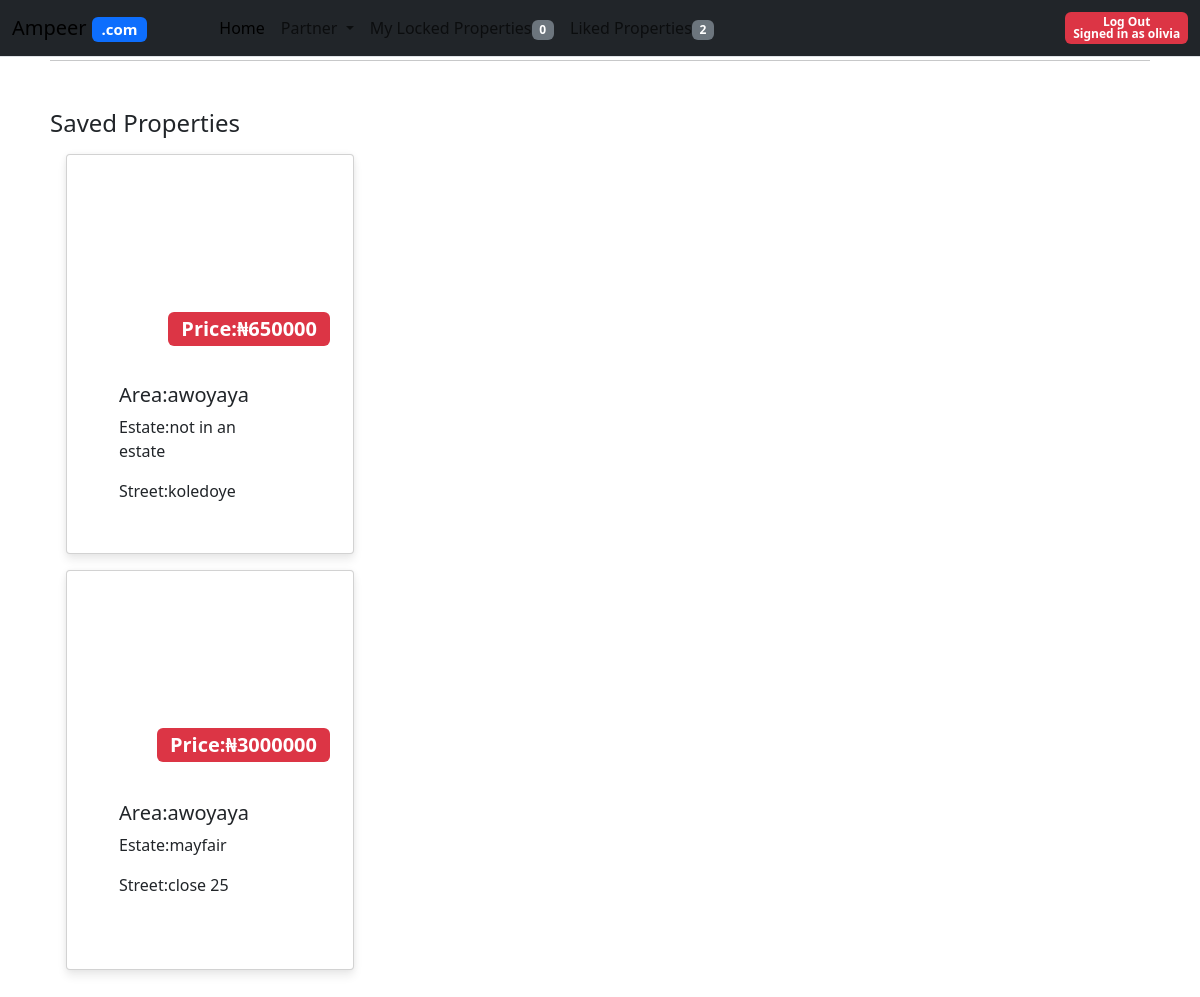
/reagency/likedproperties (signed in), run on the app's committed database.
### reagency/models.py (models this page shows, shortened)
class User(AbstractUser):
    gender = models.CharField(max_length=1)
    tel = models.CharField(max_length=12)
    alt_tel = models.CharField(max_length=12, blank=True, null=True)
    profile_pic = models.URLField(max_length=200, blank=True, null=True)
    def __str__(self):
        return f"{self.id} {self.username} {self.email} {self.gender}"

class Property(models.Model):
    scouted_property = models.OneToOneField(ScoutedProperty, on_delete=models.CASCADE, default="")
    listing_specialist = models.ForeignKey(ListingSpecialistUser, on_delete=models.CASCADE, related_name="poster", default="")
    property_manager = models.ForeignKey(PropManagerUser, on_delete=models.CASCADE, related_name="manager", default="")
    landlord = models.ForeignKey(LandlordUser, on_delete=models.CASCADE, related_name="propowner", default="")
    rent_sale = models.CharField(max_length=10)
    type = models.CharField(max_length=50)
    bed = models.CharField(max_length=50)
    price = models.PositiveBigIntegerField()
    in_estate = models.CharField(max_length=3, default="")
    compound_size = models.PositiveSmallIntegerField()
    interior_size = models.PositiveSmallIntegerField()
    created_at = models.DateTimeField(auto_now_add=True, null=True)
    is_active = models.BooleanField(default=True)
    prop_location = models.ForeignKey(Location,on_delete=models.CASCADE, related_name="proplocation")
    house_number = models.CharField(max_length=15)
    int_vid = models.URLField(max_length=200)
    ext_vid = models.URLField(max_length=200)
    street_vid = models.URLField(max_length=200)
    user_locker = models.ForeignKey(User, on_delete=models.CASCADE, related_name="paiduser", blank=True, null=True, default="")
    def __str__(self):
        return f"{self.id} {self.rent_sale} {self.type} {self.bed} {self.price} {self.is_active} {self.house_number} {self.prop_location.street} {self.prop_location.area_name}"

class Location(models.Model):
    state = models.CharField(max_length=50)
    lga = models.CharField(max_length=50)
    area_name = models.CharField(max_length=160)
    estate_name = models.CharField(max_length=250, default="")
    estate_name2 = models.CharField(max_length=200, blank=True, null=True)
    street = models.CharField(max_length=50)
    street2 = models.CharField(max_length=200, blank=True, null=True)
    landmark = models.CharField(max_length=200, blank=True, null=True)
    closest_busstop = models.CharField(max_length=200, blank=True, null=True)

### reagency/views.py (the view)
# urls.py: path("likedproperties", views.liked_properties, name="liked_properties" ),
def liked_properties(request):
    User=get_user_model()
    current_user_id = request.user.id
    current_user = User.objects.get(id=current_user_id)
    user_saved_property = SavedProperty.objects.filter(user=current_user )
    savedPropertyNum = sum(properties.saved_property.count() for properties in user_saved_property)
    paidPropertyNum = Property.objects.filter(user_locker=current_user, is_active=False).count()
    for properties in user_saved_property:
        print(properties)
        all_saved_properties = properties.saved_property.all()
        print(all_saved_properties)
    return render(request, "reagency/likedproperties.html", {
        "all_saved_properties": all_saved_properties,
        "savedPropertyNum": savedPropertyNum,
        "paidPropertyNum": paidPropertyNum
    })

### reagency/models.py (called while the page is built)
    def __str__(self):
        return f"{self.id} {self.user} {self.saved_property}"

### reagency/templates/reagency/likedproperties.html (shortened to what this page needs)
{% extends "reagency/layout.html" %}
{% load static %}
{% block body %}
<h4 class="mt-5">Saved Properties</h4>
{% if all_saved_properties %}
    {% for property in all_saved_properties %}
        <div class="card listingCard mx-3 my-3" style="width: 18rem;height: 400px;" data-bs-target="#propertyVideos" data-bs-toggle="modal" data-propertyId="{{property.id}}">
            <div class="vidCont" data-propertyId="{{property.id}}">
                <video src="{{property.int_vid}}" class="video-preview" muted></video>
            </div>
            <div class="card-body">
                <h5 class="card-title">Area:{{property.prop_location.area_name}}</h5>
                <p class="card-text">Estate:{{property.prop_location.estate_name}}</p>
                <p class="card-text">Street:{{property.prop_location.street}}</p>
                <span class="priceTag badge text-bg-danger">Price:<span>&#x20A6;</span>{{property.price}}</span>
            </div>
        </div>
    {% endfor %}
{% else %}
<h2 class="mt-5 m-auto">Oops...You have any saved property at the moment.</h2>
{% endif %}
{% endblock %}

### reagency/templates/reagency/layout.html (shortened to what this page needs)
{% load static %}
<!DOCTYPE html>
<html lang="en">
<head>
    {% load bootstrap5 %}
    {% bootstrap_css %}
    <link href="{% static 'reagency/styles.css' %}" rel="stylesheet">
</head>
<body>
    <nav class="navbar navbar-expand-lg bg-dark border-bottom border-bottom-dark fixed-top">
        <div class="container-fluid">
            <a class="navbar-brand " href="{% url 'index' %}">
                <span>
                    <bold>Ampeer</bold>
                </span>
                <span class="badge bg-primary">.com</span>
            </a>
            <div class="collapse navbar-collapse" id="navbarSupportedContent">
                <ul class="navbar-nav me-auto mb-2 mb-lg-0 mx-5" style="color: white;">
                    <li class="nav-item">
                        <a class="nav-link active" aria-current="page" href="{% url 'index' %}">Home</a>
                    </li>
                    {% if user.is_authenticated %}
                    <li class="nav-item dropdown">
                        <a class="nav-link dropdown-toggle" href="#" role="button" data-bs-toggle="dropdown"
                            aria-expanded="false">
                            Partner
                        </a>
                    </li>
                    {% endif %}
                    {% if user.is_authenticated %}
                    <li class="nav-item">
                        <a class="nav-link" href="{% url 'properties_paid' %}">My Locked Properties<span id="numOfLikesSpan" class="badge text-bg-primary bg-secondary">{{paidPropertyNum}}</span></a>
                    </li>
                    <li class="nav-item">
                        <a class="nav-link" href="{% url 'liked_properties' %}">Liked Properties<span id="numOfLikesSpan" class="badge text-bg-primary bg-secondary">{{savedPropertyNum}}</span></a>
                    </li>
                    {% endif %}
                </ul>
                {% if user.is_authenticated %}
                <span class="badge text-bg-danger"><a class="nav-link" href="{% url 'logout' %}">Log Out</a>
                    <span>Signed in as <strong>{{ user.username }}</strong></span></span>
                {% else %}
                <a class="nav-link" href="{% url 'login' %}">Log In</a>
                <a class="nav-link" href="{% url 'register' %}">Register</a>
                {% endif %}
            </div>
        </div>
    </nav>
    <hr>
    <div>
        {% block body %}
        {% endblock %}
    </div>
</body>
</html>

### reagency/static/reagency/styles.css (style rules this page uses)
body { background-image: url('/static/images/backgroundImage.svg'); padding: 30px 50px; height: fit-content; }
.listingCard { display: flex; flex-direction: column; }
.vidCont { width: 90%; justify-self: center; height: 200px; }
.video-preview { width: 100%; height: 100%; object-fit: cover; display: block; }
.priceTag { position: absolute; color: #0d6efd; right: 23px; bottom: 207px; background-color: #ebedf1; font-size: 20px; font-weight: 700 }
.card { border-radius: 4px; box-shadow: 0 6px 10px rgba(0, 0, 0, .08), 0 0 6px rgba(0, 0, 0, .05); transition: .3s transform cubic-bezier(.155, 1.105, .295, 1.12), .3s box-shadow, .3s -webkit-transform cubic-bezier(.155, 1.105, .295, 1.12); padding: 14px 80px 18px 36px; cursor: pointer; }

### data on the page
User: username "olivia"
Property: prop_location.area_name "awoyaya", prop_location.estate_name "not in an estate", prop_location.street "koledoye", price "650000"
Property: {{ property.id }} 4 (drawn), prop_location.area_name "awoyaya", prop_location.estate_name "mayfair", prop_location.street "close 25", price "3000000"

### other printed values
{{ paidPropertyNum }} "0"
{{ savedPropertyNum }} "2"
